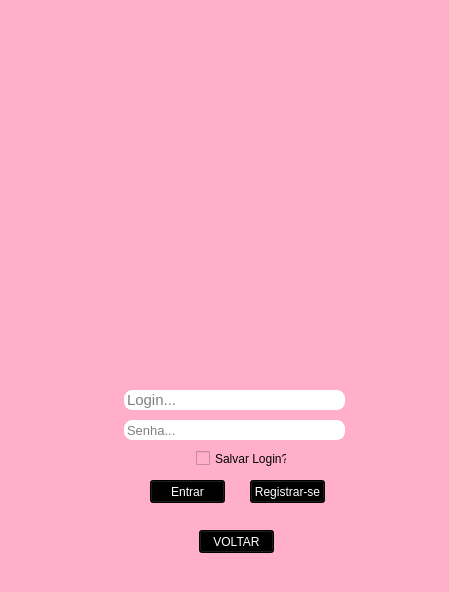
<?xml version="1.0" encoding="UTF-8"?>
<ui version="4.0">
 <class>Form</class>
 <widget class="QWidget" name="Form">
  <property name="enabled">
   <bool>true</bool>
  </property>
  <property name="geometry">
   <rect>
    <x>0</x>
    <y>0</y>
    <width>449</width>
    <height>592</height>
   </rect>
  </property>
  <property name="maximumSize">
   <size>
    <width>600</width>
    <height>600</height>
   </size>
  </property>
  <property name="baseSize">
   <size>
    <width>0</width>
    <height>0</height>
   </size>
  </property>
  <property name="cursor">
   <cursorShape>UpArrowCursor</cursorShape>
  </property>
  <property name="windowTitle">
   <string>Login</string>
  </property>
  <property name="windowIcon">
   <iconset>
    <normaloff>../projeto_lf/python/imgs/mouse-face-apple.png</normaloff>../projeto_lf/python/imgs/mouse-face-apple.png</iconset>
  </property>
  <property name="autoFillBackground">
   <bool>false</bool>
  </property>
  <property name="styleSheet">
   <string notr="true">backgroud-color: rgb(255, 175, 202);
background-color: rgb(255, 175, 202);
</string>
  </property>
  <widget class="QLabel" name="label_3">
   <property name="geometry">
    <rect>
     <x>90</x>
     <y>390</y>
     <width>21</width>
     <height>20</height>
    </rect>
   </property>
   <property name="text">
    <string/>
   </property>
   <property name="pixmap">
    <pixmap>imgs/user.png</pixmap>
   </property>
  </widget>
  <widget class="QLineEdit" name="nome">
   <property name="geometry">
    <rect>
     <x>124</x>
     <y>390</y>
     <width>221</width>
     <height>20</height>
    </rect>
   </property>
   <property name="font">
    <font>
     <family>Arial</family>
     <pointsize>11</pointsize>
    </font>
   </property>
   <property name="styleSheet">
    <string notr="true">QLineEdit {
background-color: #fff;
border: 1px solid #fff;
border-radius: 8px;
}

QLineEdit:focus {
border: 2px solid #000000;

}</string>
   </property>
   <property name="placeholderText">
    <string>Login...</string>
   </property>
  </widget>
  <widget class="QLineEdit" name="senha">
   <property name="geometry">
    <rect>
     <x>124</x>
     <y>420</y>
     <width>221</width>
     <height>20</height>
    </rect>
   </property>
   <property name="font">
    <font>
     <family>Arial</family>
     <pointsize>10</pointsize>
    </font>
   </property>
   <property name="styleSheet">
    <string notr="true">QLineEdit {
background-color: #fff;
border: 1px solid #fff;
border-radius: 8px;
}

QLineEdit:focus {
border: 2px solid #000000;

}</string>
   </property>
   <property name="text">
    <string/>
   </property>
   <property name="frame">
    <bool>true</bool>
   </property>
   <property name="echoMode">
    <enum>QLineEdit::Password</enum>
   </property>
   <property name="placeholderText">
    <string>Senha...</string>
   </property>
  </widget>
  <widget class="QLabel" name="label_2">
   <property name="geometry">
    <rect>
     <x>90</x>
     <y>419</y>
     <width>21</width>
     <height>21</height>
    </rect>
   </property>
   <property name="text">
    <string/>
   </property>
   <property name="pixmap">
    <pixmap>imgs/cadeado20.png</pixmap>
   </property>
  </widget>
  <widget class="QPushButton" name="entrar">
   <property name="geometry">
    <rect>
     <x>150</x>
     <y>480</y>
     <width>75</width>
     <height>23</height>
    </rect>
   </property>
   <property name="styleSheet">
    <string notr="true">background-color: #000000;
color: #ffffff;
</string>
   </property>
   <property name="text">
    <string>Entrar</string>
   </property>
   <property name="autoRepeat">
    <bool>false</bool>
   </property>
   <property name="autoDefault">
    <bool>true</bool>
   </property>
   <property name="default">
    <bool>false</bool>
   </property>
   <property name="flat">
    <bool>false</bool>
   </property>
  </widget>
  <widget class="QPushButton" name="registrar">
   <property name="geometry">
    <rect>
     <x>250</x>
     <y>480</y>
     <width>75</width>
     <height>23</height>
    </rect>
   </property>
   <property name="styleSheet">
    <string notr="true">background-color: #000000;
color: #ffffff;
</string>
   </property>
   <property name="text">
    <string>Registrar-se</string>
   </property>
  </widget>
  <widget class="QCheckBox" name="checkBox">
   <property name="geometry">
    <rect>
     <x>196</x>
     <y>450</y>
     <width>91</width>
     <height>17</height>
    </rect>
   </property>
   <property name="text">
    <string>Salvar Login?</string>
   </property>
  </widget>
  <widget class="QLabel" name="label_4">
   <property name="geometry">
    <rect>
     <x>54</x>
     <y>95</y>
     <width>341</width>
     <height>241</height>
    </rect>
   </property>
   <property name="text">
    <string/>
   </property>
   <property name="pixmap">
    <pixmap>iMAGENs/LOGO-removebg-preview.png</pixmap>
   </property>
   <property name="scaledContents">
    <bool>true</bool>
   </property>
  </widget>
  <widget class="QLabel" name="label">
   <property name="geometry">
    <rect>
     <x>93</x>
     <y>421</y>
     <width>33</width>
     <height>17</height>
    </rect>
   </property>
   <property name="text">
    <string/>
   </property>
   <property name="pixmap">
    <pixmap>iMAGENs/Cadeado-removebg-preview.png</pixmap>
   </property>
   <property name="scaledContents">
    <bool>true</bool>
   </property>
  </widget>
  <widget class="QLabel" name="label_5">
   <property name="geometry">
    <rect>
     <x>91</x>
     <y>389</y>
     <width>35</width>
     <height>23</height>
    </rect>
   </property>
   <property name="text">
    <string/>
   </property>
   <property name="pixmap">
    <pixmap>iMAGENs/userpp-removebg-preview.png</pixmap>
   </property>
   <property name="scaledContents">
    <bool>true</bool>
   </property>
  </widget>
  <widget class="QLabel" name="label_6">
   <property name="geometry">
    <rect>
     <x>10</x>
     <y>510</y>
     <width>91</width>
     <height>81</height>
    </rect>
   </property>
   <property name="text">
    <string/>
   </property>
   <property name="pixmap">
    <pixmap>../Users/889067/Downloads/2-removebg-preview.png</pixmap>
   </property>
   <property name="scaledContents">
    <bool>true</bool>
   </property>
  </widget>
  <widget class="QLabel" name="label_7">
   <property name="geometry">
    <rect>
     <x>351</x>
     <y>510</y>
     <width>91</width>
     <height>81</height>
    </rect>
   </property>
   <property name="text">
    <string/>
   </property>
   <property name="pixmap">
    <pixmap>../Users/889067/Downloads/2-removebg-preview.png</pixmap>
   </property>
   <property name="scaledContents">
    <bool>true</bool>
   </property>
  </widget>
  <widget class="QPushButton" name="voltar">
   <property name="geometry">
    <rect>
     <x>199</x>
     <y>530</y>
     <width>75</width>
     <height>23</height>
    </rect>
   </property>
   <property name="styleSheet">
    <string notr="true">color: rgb(255, 255, 255);
background-color: rgb(0, 0, 0);</string>
   </property>
   <property name="text">
    <string>VOLTAR</string>
   </property>
  </widget>
  <zorder>label_3</zorder>
  <zorder>label_2</zorder>
  <zorder>entrar</zorder>
  <zorder>registrar</zorder>
  <zorder>checkBox</zorder>
  <zorder>label_4</zorder>
  <zorder>label</zorder>
  <zorder>label_5</zorder>
  <zorder>nome</zorder>
  <zorder>senha</zorder>
  <zorder>label_6</zorder>
  <zorder>label_7</zorder>
  <zorder>voltar</zorder>
 </widget>
 <resources/>
 <connections>
  <connection>
   <sender>entrar</sender>
   <signal>clicked()</signal>
   <receiver>Form</receiver>
   <slot>hide()</slot>
   <hints>
    <hint type="sourcelabel">
     <x>177</x>
     <y>491</y>
    </hint>
    <hint type="destinationlabel">
     <x>224</x>
     <y>295</y>
    </hint>
   </hints>
  </connection>
 </connections>
 <slots>
  <slot>slot1()</slot>
 </slots>
</ui>
